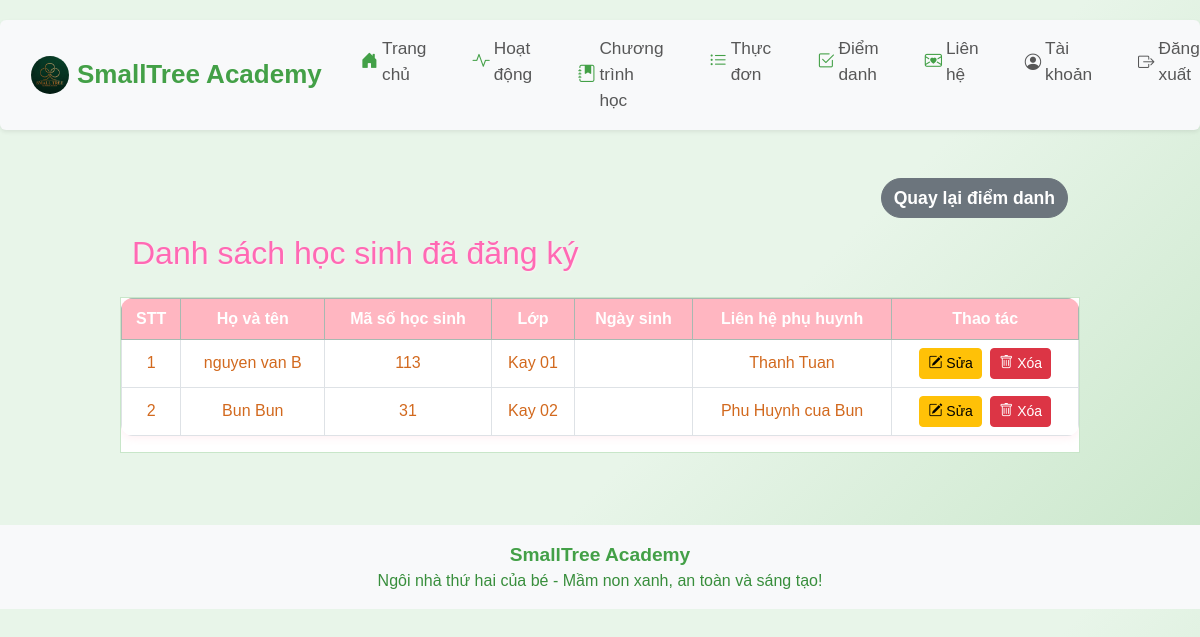
Before: /students (signed in) with the older database file.
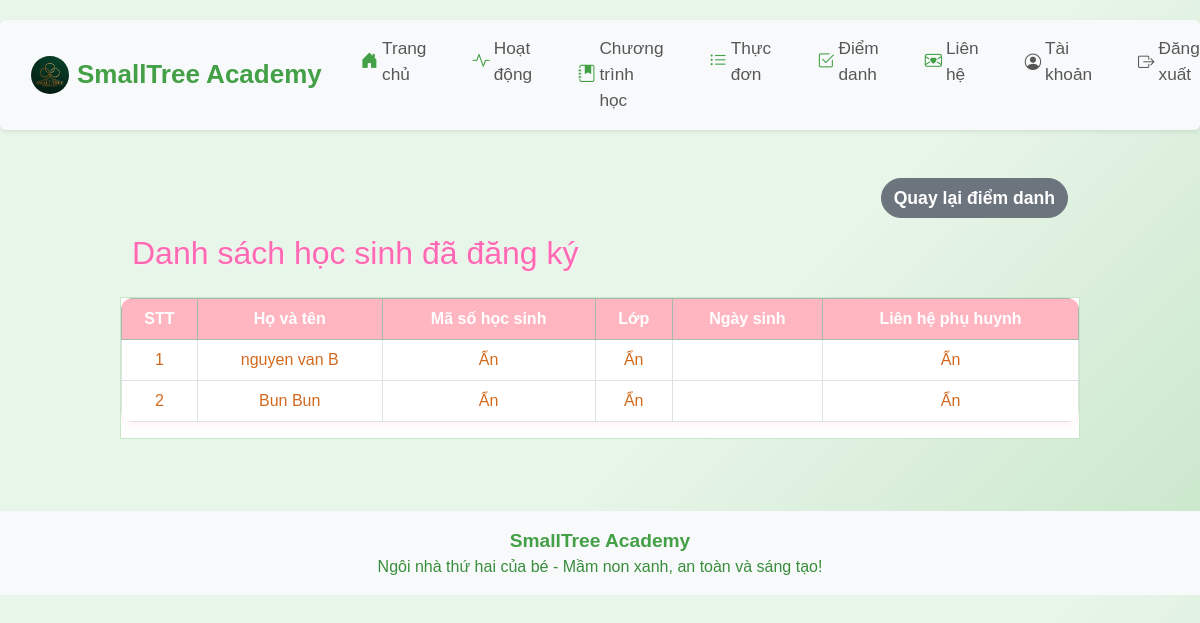
After: the same page with the newer database file.
### app/models.py (models this page shows)
class Child(db.Model):
    id = db.Column(db.Integer, primary_key=True)
    name = db.Column(db.String(100), nullable=False)
    age = db.Column(db.Integer, nullable=False)
    parent_contact = db.Column(db.String(100), nullable=False)
    class_name = db.Column(db.String(100))
    birth_date = db.Column(db.String(20))
    status = db.Column(db.String(20), default='Chưa điểm danh')
    email = db.Column(db.String(100))
    phone = db.Column(db.String(20))
    password = db.Column(db.String(100))
    student_code = db.Column(db.String(20), unique=True, nullable=True)

### app/routes.py (the view)
@main.route('/students')
def student_list():
    students = Child.query.all()
    mobile = is_mobile()
    show_sensitive = session.get('role') == 'admin'
    def mask_student(s):
        return {
            'id': s.id,
            'name': s.name,
            'email': s.email if show_sensitive else 'Ẩn',
            'phone': s.phone if show_sensitive else 'Ẩn',
            'student_code': s.student_code if show_sensitive else 'Ẩn',
            'class_name': s.class_name if show_sensitive else 'Ẩn',
            'parent_contact': s.parent_contact if show_sensitive else 'Ẩn',
        }
    masked_students = [mask_student(s) for s in students]
    return render_template('student_list.html', students=masked_students, title='Danh sách học sinh', mobile=mobile)

### app/__init__.py (called while the page is built)
def create_app():
    app = Flask(__name__)
    app.config['SECRET_KEY'] = 'your-secret-key'
    app.config['SQLALCHEMY_DATABASE_URI'] = 'sqlite:///site.db'
    app.config['SQLALCHEMY_TRACK_MODIFICATIONS'] = False
    db.init_app(app)
    migrate = Migrate(app, db)
    csrf = CSRFProtect(app)
    @app.context_processor
    def inject_csrf_token():
        from flask_wtf.csrf import generate_csrf
        return dict(csrf_token=generate_csrf)
    from app.routes import main
    app.register_blueprint(main)
    return app

### app/routes.py (called while the page is built)
def is_mobile():
    ua = request.user_agent.string.lower()
    return 'mobile' in ua or 'android' in ua or 'iphone' in ua

### app/templates/student_list.html (shortened to what this page needs)
{% extends 'base.html' %}
{% block content %}
<div class="container-fluid mt-4 mb-4 px-0">
    <div class="d-flex justify-content-end mb-3">
        <a href="/attendance" class="btn btn-secondary fw-bold">Quay lại điểm danh</a>
    </div>
    <h2 class="mb-4">Danh sách học sinh đã đăng ký</h2>
    <div class="table-responsive student-table-wrapper">
    <table class="table table-bordered table-hover {% if mobile %}student-table-mobile{% else %}student-table-desktop{% endif %}">
        <thead class="table-success">
            <tr>
                <th>STT</th>
                <th>Họ và tên</th>
                <th>Mã số học sinh</th>
                <th>Lớp</th>
                <th>Ngày sinh</th>
                <th>Liên hệ phụ huynh</th>
                {% if session.get('role') in ['admin', 'teacher'] %}
                <th>Thao tác</th>
                {% endif %}
            </tr>
        </thead>
        <tbody>
            {% for student in students %}
            <tr>
                <td>{{ loop.index }}</td>
                <td>{{ student.name }}</td>
                <td>{% if student.student_code == 'Ẩn' %}<span title="Chỉ admin mới xem được">Ẩn</span>{% else %}{{ student.student_code }}{% endif %}</td>
                <td>{% if student.class_name == 'Ẩn' %}<span title="Chỉ admin mới xem được">Ẩn</span>{% else %}{{ student.class_name }}{% endif %}</td>
                <td>{{ student.birth_date }}</td>
                <td>{% if student.parent_contact == 'Ẩn' %}<span title="Chỉ admin mới xem được">Ẩn</span>{% else %}{{ student.parent_contact }}{% endif %}</td>
                {% if session.get('role') in ['admin', 'teacher'] %}
                <td>
                    <a href="/students/{{ student.id }}/edit" class="btn btn-warning btn-sm me-1"><i class="bi bi-pencil-square"></i> Sửa</a>
                    <form action="/students/{{ student.id }}/delete" method="post" style="display:inline;" onsubmit="return confirm('Bạn có chắc muốn xoá học sinh này?');">
                        <button type="submit" class="btn btn-danger btn-sm"><i class="bi bi-trash"></i> Xóa</button>
                    </form>
                </td>
                {% endif %}
            </tr>
            {% else %}
            <tr><td colspan="6" class="text-center">Chưa có học sinh nào.</td></tr>
            {% endfor %}
        </tbody>
    </table>
    </div>
</div>
{% endblock %}

### app/templates/base.html (shortened to what this page needs)
<!DOCTYPE html>
<html lang="vi">
<head>
    <link href="https://cdn.jsdelivr.net/npm/bootstrap@5.3.3/dist/css/bootstrap.min.css" rel="stylesheet">
    <link rel="stylesheet" href="{{ url_for('static', filename='css/style.css') }}">
    <link rel="stylesheet" href="https://cdn.jsdelivr.net/npm/bootstrap-icons@1.10.5/font/bootstrap-icons.css">
</head>
<body>
    <nav class="navbar navbar-expand-lg navbar-light bg-light shadow-sm mb-4 rounded" style="border-radius:18px;">
        <div class="container-fluid px-3">
            <a class="navbar-brand fw-bold d-flex align-items-center" href="/">
                <img src="{{ url_for('static', filename='images/logo.jpg') }}" alt="Logo" style="width:38px; margin-right:8px; border-radius:50%;">
                <span style="color:#43a047; font-family:'Comic Sans MS', 'Arial', sans-serif; font-size:1.3em;">SmallTree Academy</span>
            </a>
            <div class="collapse navbar-collapse" id="navbarNav">
                <ul class="navbar-nav ms-auto mb-2 mb-lg-0" style="font-size:1.08em;">
                    <li class="nav-item">
                        <a class="nav-link d-flex align-items-center" href="/">
                            <i class="bi bi-house-door-fill me-1" style="color:#43a047;"></i> Trang chủ
                        </a>
                    </li>
                    <li class="nav-item">
                        <a class="nav-link d-flex align-items-center" href="/activities">
                            <i class="bi bi-activity me-1" style="color:#43a047;"></i> Hoạt động
                        </a>
                    </li>
                    <li class="nav-item">
                        <a class="nav-link d-flex align-items-center" href="{{ url_for('main.curriculum') }}">
                            <i class="bi bi-journal-bookmark-fill me-1" style="color:#43a047;"></i> Chương trình học
                        </a>
                    </li>
                    <li class="nav-item">
                        <a class="nav-link d-flex align-items-center" href="{{ url_for('main.menu') }}">
                            <i class="bi bi-list-ul me-1" style="color:#43a047;"></i> Thực đơn
                        </a>
                    </li>
                    <li class="nav-item">
                        <a class="nav-link d-flex align-items-center" href="{{ url_for('main.attendance') }}">
                            <i class="bi bi-check2-square me-1" style="color:#43a047;"></i> Điểm danh
                        </a>
                    </li>
                    <li class="nav-item">
                        <a class="nav-link d-flex align-items-center" href="/contact">
                            <i class="bi bi-envelope-heart me-1" style="color:#43a047;"></i> Liên hệ
                        </a>
                    </li>
                    {% if session.get('role') %}
                    <li class="nav-item">
                        <a href="/profile" class="nav-link d-flex align-items-center">
                            <i class="bi bi-person-circle me-1" style="font-size:0.95em;"></i> Tài khoản
                        </a>
                    </li>
                    <li class="nav-item">
                        <a href="/logout" class="nav-link d-flex align-items-center">
                            <i class="bi bi-box-arrow-right me-1" style="font-size:0.95em;"></i> Đăng xuất
                        </a>
                    </li>
                    {% else %}
                    <li class="nav-item">
                        <a href="/login" class="nav-link d-flex align-items-center">
                            <i class="bi bi-box-arrow-in-right me-1" style="font-size:0.95em;"></i> Đăng nhập
                        </a>
                    </li>
                    {% endif %}
                </ul>
            </div>
        </div>
    </nav>
    <main class="container">
        {% block content %}{% endblock %}
    </main>
    <footer class="bg-light text-center py-3 mt-5">
        <div class="container">
            <span class="fw-bold" style="color:#43a047; font-size:1.2em;">SmallTree Academy</span><br>
            <span style="color:#388e3c;">Ngôi nhà thứ hai của bé - Mầm non xanh, an toàn và sáng tạo!</span>
        </div>
    </footer>
</body>
</html>

### app/static/css/style.css (style rules this page uses)
body { font-family: 'Comic Sans MS', 'Arial', sans-serif; background: linear-gradient(135deg, #e8f5e9 60%, #c8e6c9 100%); }
nav { margin: 20px 0; }
nav a { margin: 0 15px; color: white; text-decoration: none; }
.container { width: 80%; margin: auto; overflow: hidden; }
footer { background-color: #ffb6c1; color: white; text-align: center; padding: 10px 0; position: relative; bottom: 0; width: 100%; font-family: 'Comic Sans MS', 'Arial', sans-serif; }
h1, h2, h3 { color: #ff69b4; font-family: 'Comic Sans MS', 'Arial', sans-serif; text-shadow: 1px 1px 2px #fff0f5; }
.btn-primary, .btn-info, .btn-success, .btn-secondary { border-radius: 20px; font-weight: bold; font-size: 1.1em; }
.table { background: #fff0f5; border-radius: 12px; overflow: hidden; box-shadow: 0 2px 8px rgba(255, 182, 193, 0.2); }
.table th { background: #ffb6c1; color: #fff; font-size: 1em; text-align: center; }
.table td { text-align: center; vertical-align: middle; font-size: 1em; color: #d2691e; }

### app/templates/student_list.html (style rules this page uses)
.student-table-desktop { font-size:1em; }
.student-table-wrapper { border:1.5px solid #c8e6c9; border-radius:0; box-shadow:none; background:#fff; margin-left:-12px; margin-right:-12px; }

Changed rows visible on the page:
changed Child "nguyen van B": student_code "113" → (not shown); class_name "Kay 01" → (not shown); parent_contact "Thanh Tuan" → (not shown); text "Sửa Xóa" → "Ẩn Ẩn Ẩn"
changed Child "Bun Bun": student_code "31" → (not shown); class_name "Kay 02" → (not shown); parent_contact "Phu Huynh cua Bun" → (not shown); text "Sửa Xóa" → "Ẩn Ẩn Ẩn"
Other visible differences:
text no longer shown: "Thao tác"
